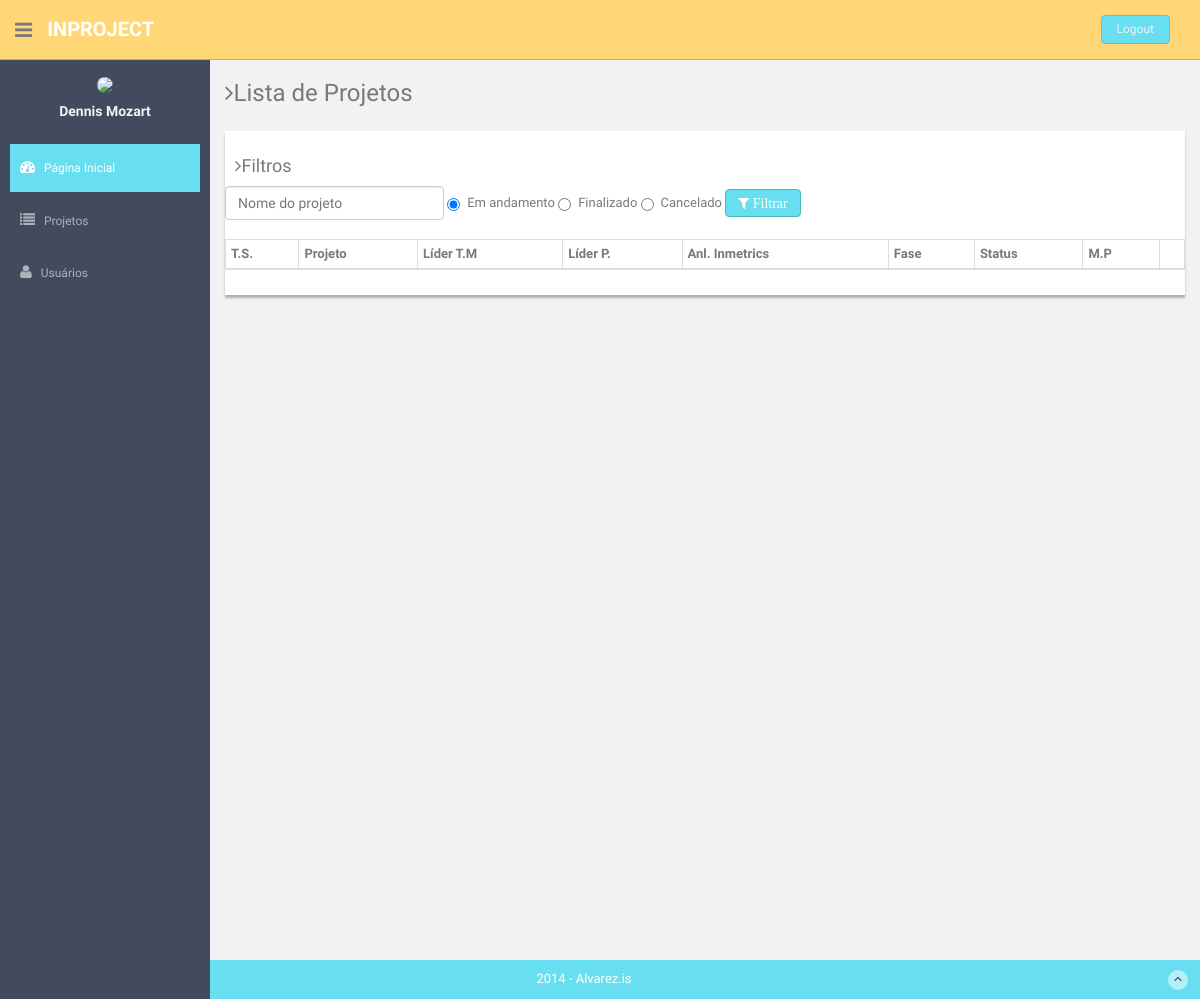
The app's page /myprojects.php (signed in), older data.
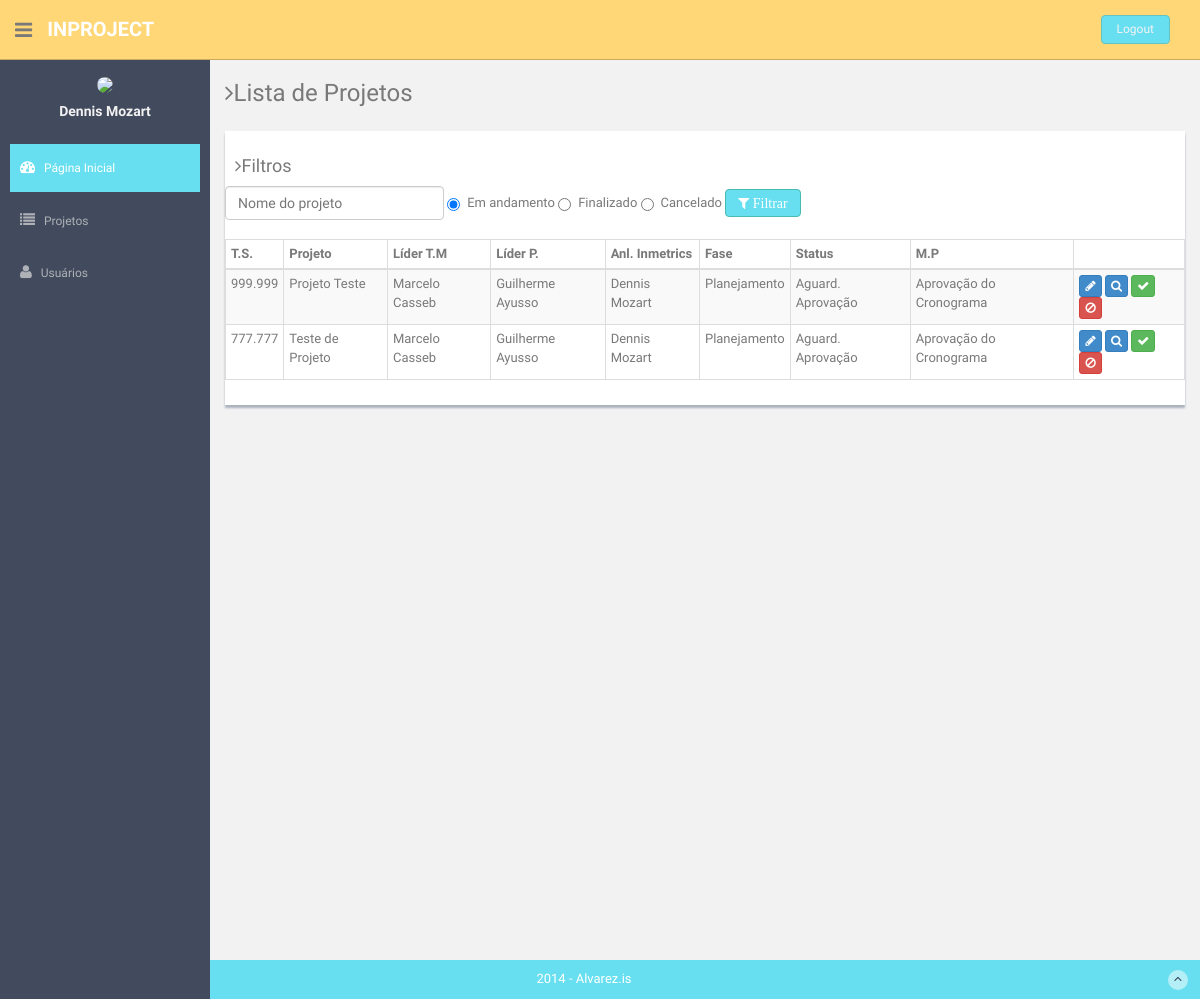
The same page, newer data.
### tables this page shows
CREATE TABLE `tab_projeto` (
  `id_prj` int(11) NOT NULL,
  `ts_prj` varchar(255) NOT NULL,
  `nmp_prj` varchar(255) NOT NULL,
  `id_cc` int(11) NOT NULL,
  `id_lc` int(11) NOT NULL,
  `id_lp` int(11) NOT NULL,
  `id_user` int(11) NOT NULL,
  `id_inmetrics_user` int(11) NOT NULL,
  `id_f` int(11) NOT NULL,
  `id_status` int(11) NOT NULL,
  `id_mtp` int(11) NOT NULL,
  `doc_prj` int(11) NOT NULL,
  `reu_prj` int(11) NOT NULL,
  `mrr_prj` int(11) NOT NULL,
  `crono_prj` int(11) NOT NULL,
  `aprv_prj` int(11) NOT NULL
);

CREATE TABLE `tab_lider_cliente` (
  `id_lc` int(11) NOT NULL,
  `id_clt` int(11) NOT NULL,
  `nome_lc` varchar(255) NOT NULL,
  `email_lc` varchar(255) NOT NULL,
  `id_user` int(11) NOT NULL
);

CREATE TABLE `tab_lider_projeto` (
  `id_lp` int(11) NOT NULL,
  `id_clt` int(11) NOT NULL,
  `nome_lp` varchar(255) NOT NULL,
  `email_lp` varchar(255) NOT NULL,
  `id_user` int(11) NOT NULL
);

CREATE TABLE `tab_user` (
  `id_user` int(11) NOT NULL,
  `id_cc` int(11) NOT NULL,
  `nome_user` varchar(255) NOT NULL,
  `funcao_user` varchar(255) NOT NULL,
  `tel_user` int(20) NOT NULL,
  `email_in_user` varchar(255) NOT NULL,
  `senha_user` varchar(255) NOT NULL,
  `thumbnail_user` varchar(255) NOT NULL
);

CREATE TABLE `tab_fases` (
  `id_f` int(11) NOT NULL,
  `nome_f` varchar(255) NOT NULL,
  `desc_f` longtext NOT NULL,
  `id_user` int(11) NOT NULL
);

CREATE TABLE `tab_status` (
  `id_status` int(11) NOT NULL,
  `nome_status` varchar(255) NOT NULL,
  `desc_status` longtext NOT NULL,
  `id_user` int(11) NOT NULL
);

CREATE TABLE `tab_mot_pend` (
  `id_mtp` int(11) NOT NULL,
  `nome_mtp` varchar(255) NOT NULL,
  `desc_mtp` longtext NOT NULL,
  `id_user` int(11) NOT NULL
);

### classes/connection.php (called while the page is built, shortened)
<?php
	class connection
	{
		public static function tryconnect()
		{
			try
			{
				return true;
			}
			catch(PDOException $error)
			{
				return false;
			}
		}
	}
?>

### classes/project.php (the view, shortened to what this page needs)
<?php
require_once('connection.php');
class projects
{
	public function getProjects($type)
	{
		switch($type)
		{
			case "normaluser": self::showmyprojects();
			break;
		}
	}
	public function showmyprojects()
	{
		$connect = new connection;
		if($connect->tryconnect())
		{
			$connector = $connect->getConnector();
			$sql = "SELECT projeto.id_prj AS ID, projeto.ts_prj AS TS, projeto.nmp_prj AS NomeProjeto,
			ltm.nome_lc AS NomeLiderTestes,
			lp.nome_lp AS NomeLiderProjetos,
			user.nome_user AS NomeAnalista,
			fases.nome_f AS NomeFase,
			status.nome_status AS NomeStatus,
			mot_pend.nome_mtp AS NomeMotivo
			FROM TAB_projeto AS projeto
			INNER JOIN TAB_lider_cliente AS ltm ON ltm.id_lc = projeto.id_lc
			INNER JOIN TAB_lider_projeto AS lp ON lp.id_lp = projeto.id_lp
			INNER JOIN TAB_user AS user ON user.id_user = projeto.id_inmetrics_user
			INNER JOIN TAB_fases AS fases ON fases.id_f = projeto.id_f
			INNER JOIN TAB_status AS status ON status.id_status = projeto.id_status
			INNER JOIN TAB_mot_pend AS mot_pend ON mot_pend.id_mtp = projeto.id_mtp
			WHERE projeto.id_cc=:cc AND projeto.id_inmetrics_user=:user AND projeto.id_f != 5 AND projeto.id_f != 8";
			$query = $connector->prepare($sql);
			$query->bindParam(':cc', $_SESSION['cc'], PDO::PARAM_STR);
			$query->bindParam(':user', $_SESSION['id'], PDO::PARAM_STR);
			$query->execute();
			$rowC = $query->rowCount();
			if($rowC > 0)
			{
				while($result = $query->FETCH(PDO::FETCH_OBJ))
				{
					$idprojeto = $result->ID;
					$ts = $result->TS;
					$nomeprojeto = $result->NomeProjeto;
					$ltm = $result->NomeLiderTestes;
					$lp = $result->NomeLiderProjetos;
					$analista = $result->NomeAnalista;
					$fase = $result->NomeFase;
					$status = $result->NomeStatus;
					$pendencia = $result->NomeMotivo;
					echo '		<tr>';
					echo '			  <td class="numeric">'.$ts.'</td>';
					echo '			  <td>'.$nomeprojeto.'</td>';
					echo '			  <td>'.$ltm.'</td>';
					echo '			  <td>'.$lp.'</td>';
					echo '			  <td>'.$analista.'</td>';
					echo '			  <td>'.$fase.'</td>';
					echo '			  <td>'.$status.'</td>';
					echo '			  <td>'.$pendencia.'</td>';
					echo '			  <td>';
					echo '				<a data-toggle="modal" href="myprojects.php#myModal"><button class="btn btn-primary btn-xs"><i class="fa fa-pencil"></i></button></a>';
					echo '				<a href="project.php?p='.$idprojeto.'"><button class="btn btn-primary btn-xs"><i class="fa fa-search"></i></button></a>';
					echo '				<a data-toggle="modal" href="myprojects.php#encerramento"><button class="btn btn-success btn-xs"><i class=" fa fa-check"></i></button></a>';
					echo '				<a data-toggle="modal" href="myprojects.php#cancelamento"><button class="btn btn-danger btn-xs"><i class="fa fa-ban"></i></button></a>';
					echo '			  </td>';
					echo '		</tr>';
				}
			}
		}
	}
}
?>

Row changes from the older to the newer data that the page shows:
now on this page (row edited): tab_projeto: ts_prj "999.999", nmp_prj "Projeto Teste", id_lc.nome_lc "Marcelo Casseb", id_lp.nome_lp "Guilherme Ayusso", id_user.nome_user "Dennis Mozart", tab_fases.nome_f "Planejamento", id_status.nome_status "Aguard. Aprovação", id_mtp.nome_mtp "Aprovação do Cronograma"
now on this page (row unchanged): tab_projeto: ts_prj "777.777", nmp_prj "Teste de Projeto", id_lc.nome_lc "Marcelo Casseb", id_lp.nome_lp "Guilherme Ayusso", id_user.nome_user "Dennis Mozart", tab_fases.nome_f "Planejamento", id_status.nome_status "Aguard. Aprovação", id_mtp.nome_mtp "Aprovação do Cronograma"
